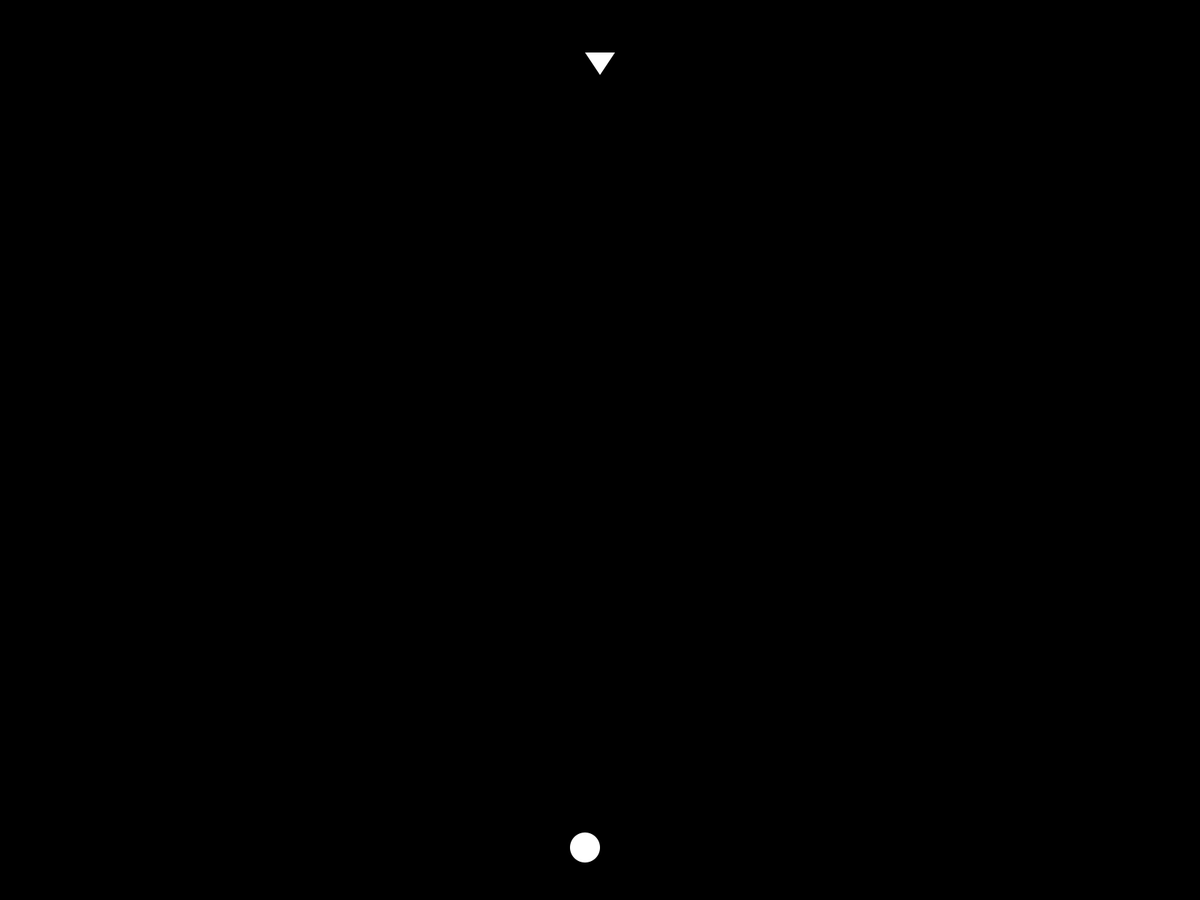
Frame 1 (no input)
Frame 60 (the mouse pressed at the canvas centre just before this capture): identical to frame 1, image omitted
Frame 120 (the mouse held since frame 60 and released just before this capture): identical to frame 1, image omitted

The Processing sketch that drew this single still picture (run headless with seeded random() and noise(); from frame 60 on, the mouse is pressed at the canvas centre):

// Processing sketch: bulletHell
// ── bulletHell.pde
//Bullet hell game for arduino coursework
//Created by Walter Wu on 28/10/17

ArrayList bullets = new ArrayList();
Player player;
Enemy enemy;


void setup(){
  fill(255);
  size(1600, 1200);
  background(0);
  noStroke();
  player = new Player();
  enemy = new Enemy();
}

void draw(){
  background(0);
  player.draw();
  enemy.draw();
}


class SpaceShip{
  int x,y;

  void draw(){
    update();
    drawShip();
  }

  void update(){}
  void drawShip(){}

}


class Player extends SpaceShip{
  //for player: x,y are centre of circle
  Player(){
    x = width/2;
    y = height - 50;
  }

  void update(){
    //update position of player
    if (keyPressed && keyCode == LEFT && x > 80) {
      x-=15;
    }
    if (keyPressed && keyCode == RIGHT && x < width - 80) {
      x+=15;
    }
  }

  void drawShip(){
    ellipse(x-20,y-20,40,40);
  }

  void ifHit(){

  }
}


class Enemy extends SpaceShip{
  boolean hasTarget = false;
  boolean canMove = false;
  int targetx = 0, moveScale = 2, moveDelay = 0;

  Enemy(){
    x = width/2;
    y = 100;
  }

  void update(){
    //if can move, move enemy towards chosen target, or select new target
    if (canMove){
      if (abs(targetx-x) < moveScale){
        hasTarget = false;
      }
      if (hasTarget){
        if (targetx > x){
          x += moveScale;
          }else if (targetx < x){
            x -= moveScale;
          }
          }else{
            //ensure next target point is far away from last one
            if (targetx < 800){
              targetx = int(random(1100,1300));
              }else{
                targetx = int(random(300,500));
              }
              hasTarget = true;
              canMove = false;
            }
          }else{
            moveDelay += 1;
            if (moveDelay >= 120){
              moveDelay = 0;
              canMove = true;
            }
          }
        }

        void drawShip(){
          triangle(x,y,x-20,y-30,x+20,y-30);
        }



      }


















      //
